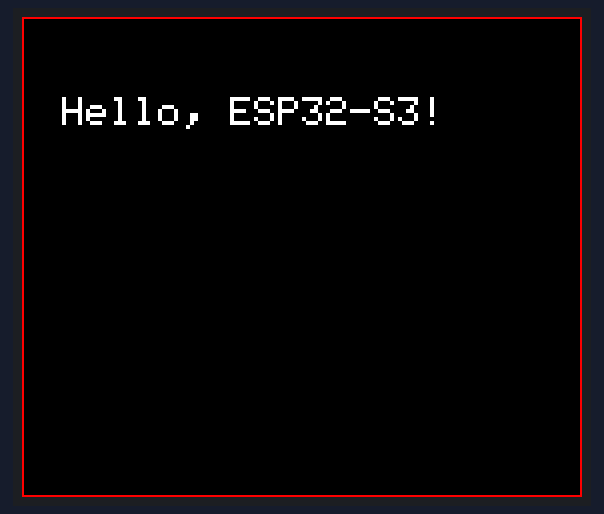
This sketch was run on a simulated ESP32-S3. On the bench: 280×240 colour display. What the sketch prints to the serial monitor is not drawn.

Above: at 2.3 s.

The sketch:

2.ino
```cpp
#include <Adafruit_GFX.h>
#include <Adafruit_ST7789.h>
#include <SPI.h>

// Определяем пины
  #define TFT_RST    38  // Reset (RES) RES  → Reset (RST)
  #define TFT_DC     37  // Data/Command (DC) DC   → Data/Command (DC)
  #define TFT_SCK    36  // Clock (SCK) SCL  → Clock (SCK)
  #define TFT_MOSI   35  // MOSI (DATA) SDA  → MOSI (DATA)

// CS   → Chip Select (CS)
// BLK  → Подсветка (Backlight)


// Создаём объект дисплея **без CS**
Adafruit_ST7789 tft = Adafruit_ST7789(-1, TFT_DC, TFT_RST);  // -1 означает, что CS не используется

void setup() {
    Serial.begin(115200);
    delay(2000);

    // Инициализация SPI без CS
    SPI.begin(TFT_SCK, -1, TFT_MOSI);  // (SCK, MISO, MOSI)

    // Инициализация дисплея
    // tft.init(240, 240);  // Разрешение 240x240 (или 320x240)
    // tft.init(320, 240);  // Разрешение 240x240 (или 320x240)
    tft.setRotation(1);  // Поворот экрана (0-3)
    tft.init(240, 280, SPI_MODE3);  // Иногда ST7789 работает в режиме SPI_MODE3
    tft.setRotation(1);  // Поворот экрана (0-3)

    // Очистка экрана
    tft.fillScreen(ST77XX_BLACK);

    // Выводим текст
    tft.setTextColor(ST77XX_WHITE);
    tft.setTextSize(2);
    tft.setCursor(20, 40);
    tft.print("Hello, ESP32-S3!");

    // tft.setCursor(10, 10);
    // tft.print("Hello, ESP32-S3!");

    // tft.setCursor(100, 100);
    // tft.print("Hello, ESP32-S3!");

    tft.drawRect(0, 0, 280, 240, ST77XX_RED);  // Белая рамка по краям
/*
// Some ready-made 16-bit ('565') color settings:
#define ST77XX_BLACK 0x0000
#define ST77XX_WHITE 0xFFFF
#define ST77XX_RED 0xF800
#define ST77XX_GREEN 0x07E0
#define ST77XX_BLUE 0x001F
#define ST77XX_CYAN 0x07FF
#define ST77XX_MAGENTA 0xF81F
#define ST77XX_YELLOW 0xFFE0
#define ST77XX_ORANGE 0xFC00
*/
}

void loop() {
  Serial.println("ping... "+String(tft.width())+"x"+String(tft.height()));
  delay(1000);
  // tft.print("Hello, ESP32-S3!");
}
```

Source omitted: 1.ino (17505 bytes)
